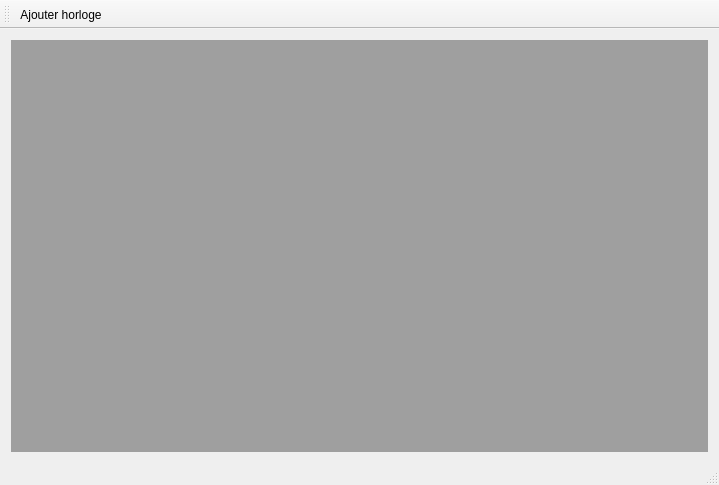
<?xml version="1.0" encoding="UTF-8"?>
<ui version="4.0">
 <class>MainWindow</class>
 <widget class="QMainWindow" name="MainWindow">
  <property name="geometry">
   <rect>
    <x>0</x>
    <y>0</y>
    <width>719</width>
    <height>485</height>
   </rect>
  </property>
  <property name="windowTitle">
   <string>MainWindow</string>
  </property>
  <widget class="QWidget" name="centralWidget">
   <layout class="QHBoxLayout" name="horizontalLayout">
    <item>
     <widget class="QMdiArea" name="mdiArea"/>
    </item>
   </layout>
  </widget>
  <widget class="QToolBar" name="mainToolBar">
   <attribute name="toolBarArea">
    <enum>TopToolBarArea</enum>
   </attribute>
   <attribute name="toolBarBreak">
    <bool>false</bool>
   </attribute>
   <addaction name="actionAjouter"/>
  </widget>
  <widget class="QStatusBar" name="statusBar"/>
  <action name="actionAjouter">
   <property name="text">
    <string>Ajouter horloge</string>
   </property>
  </action>
 </widget>
 <layoutdefault spacing="6" margin="11"/>
 <resources/>
 <connections/>
</ui>
